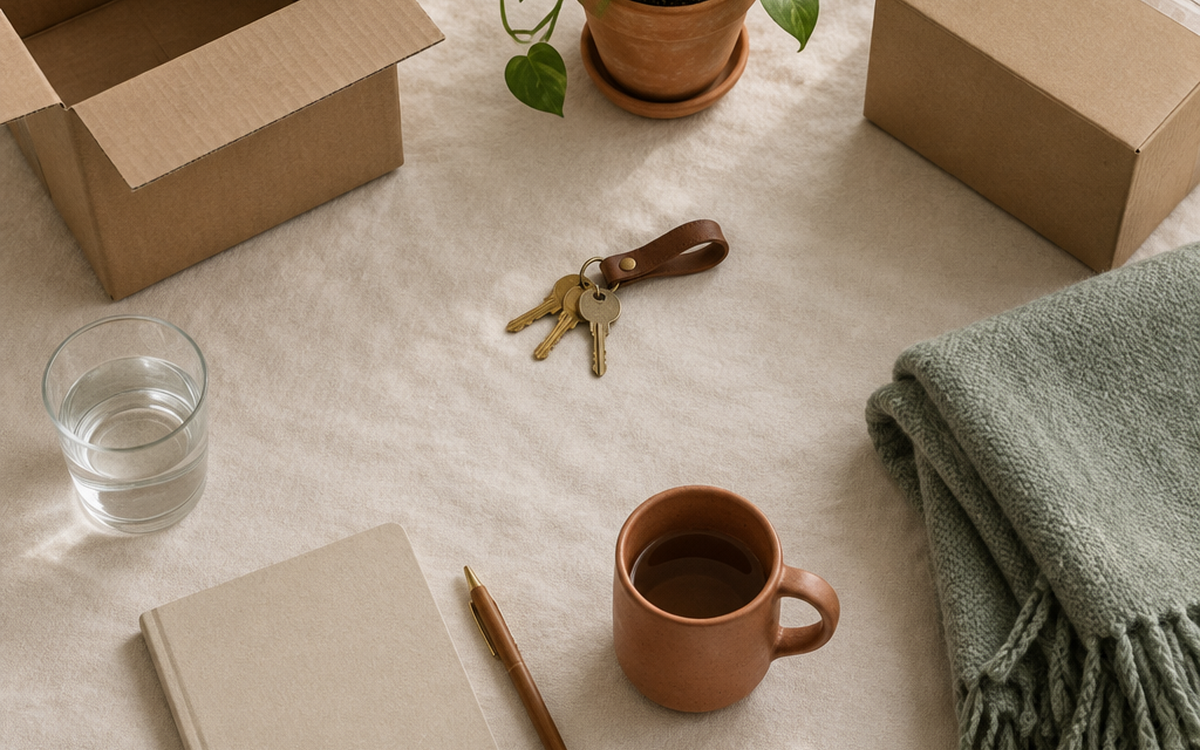
#> input picture img/cover-first-apartment.png, 1200 x 750 px
$ python make_pin_photo.py
#> lines starting #> are read from the running program, lines starting #| are printed output that depends on the picture
### _build/make_pins.py
#!/usr/bin/env python3
"""Build vertical Pinterest pins (1000x1500) in the Bloom & Budget palette.

Run: python3 _build/make_pins.py
"""
from pathlib import Path
from PIL import Image, ImageDraw, ImageFont

ROOT = Path(__file__).resolve().parent.parent
OUT  = ROOT / "img" / "pins"
PEONY = ROOT / "img" / "brand-src" / "peony.png"
FONTS = Path("/app/conversations/6adddb3001a84324ecbc714e/logo/fonts")
if not FONTS.exists():                      # fallback for a clean checkout
    FONTS = ROOT / "img" / "pins" / "fonts"
FR, IN = FONTS / "fraunces-var.ttf", FONTS / "inter-var.ttf"

W, H = 1000, 1500
CREAM, INK = (250, 246, 240), (34, 57, 43)
ROSE, SAGE, MUTED = (168, 90, 60), (111, 139, 122), (102, 117, 104)
LINE = (219, 210, 196)


def fraunces(size, wght=600, opsz=72, soft=35, wonk=1):
    f = ImageFont.truetype(str(FR), size); f.set_variation_by_axes([opsz, wght, soft, wonk]); return f


def inter(size, wght=600, opsz=24):
    f = ImageFont.truetype(str(IN), size); f.set_variation_by_axes([opsz, wght]); return f


# [89 lines left out: functions wrap, peony_disc, pin, not called in this run]


# [11 lines that do not run on import are left out]

### _build/make_pin_photo.py
#!/usr/bin/env python3
"""Photo-led Pinterest pins (1000x1500): a real cover photo on top, the money
promise underneath. Run: python3 _build/make_pin_photo.py"""
import sys
from pathlib import Path
from PIL import Image, ImageDraw, ImageOps

ROOT = Path(__file__).resolve().parent.parent
sys.path.insert(0, str(ROOT / "_build"))
from make_pins import fraunces, inter, peony_disc, CREAM, INK, ROSE, SAGE, MUTED, LINE, W, H  # noqa: E402

OUT = ROOT / "img" / "pins"


def photo_pin(photo, eyebrow, hero, sub, specs, cta, slug, photo_h=760, hero_size=150):
    """Every block advances by its measured ink box, so nothing can collide."""
#> called with photo = 'img/cover-first-apartment.png', eyebrow = 'Moving out', hero = '$3,745', sub = 'before you sleep there', cta = 'See the full bill', slug = 'first-apartment-cost', photo_h = 760, hero_size = 150
    pad = 78
    img = Image.new("RGB", (W, H), CREAM)
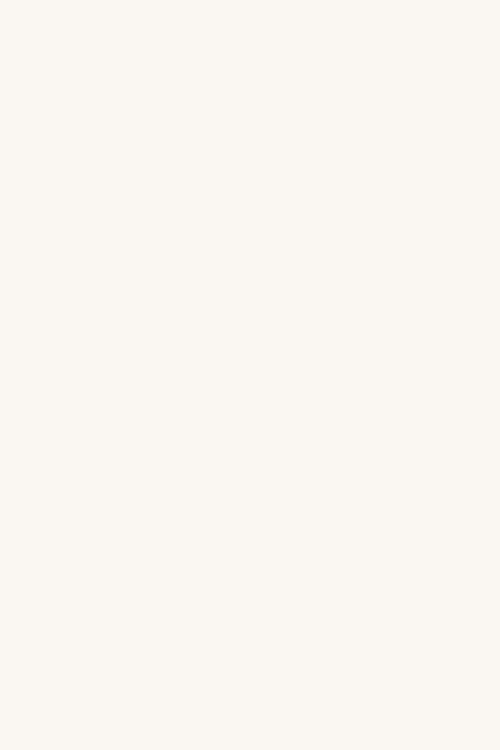
#> img: PIL image 1000x1500 RGB (shown at 1/2 size); mean R, G, B 250, 246, 240

    shot = ImageOps.fit(Image.open(ROOT / photo).convert("RGB"),
                        (W, photo_h), centering=(0.5, 0.42), method=Image.LANCZOS)
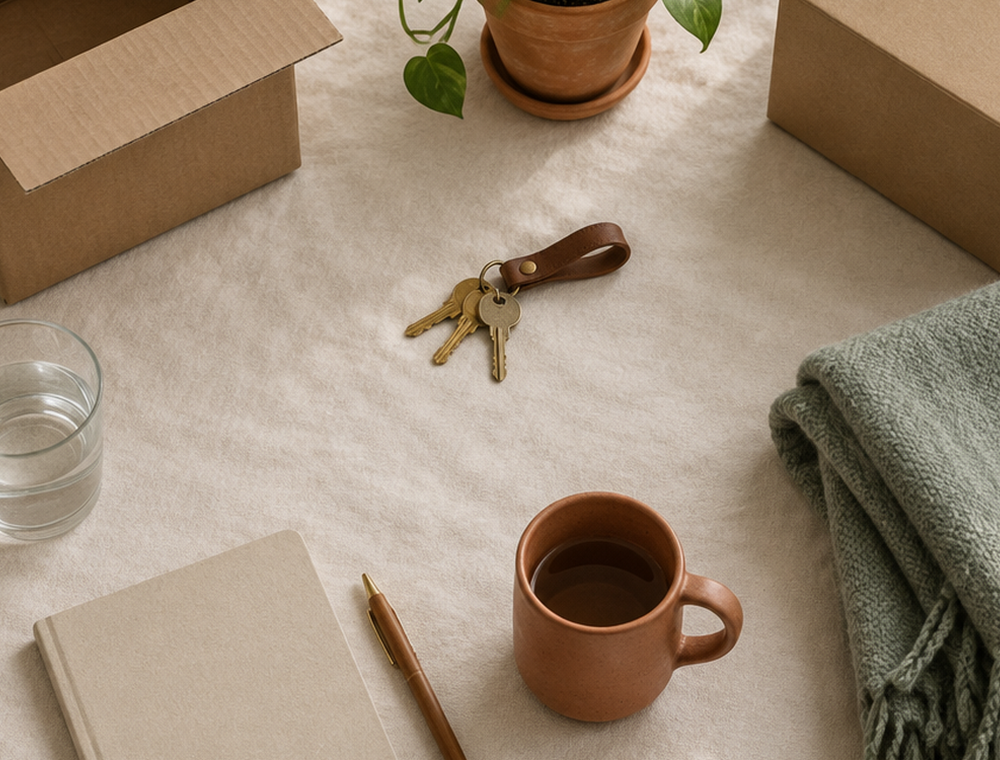
#> shot: PIL image 1000x760 RGB; mean R, G, B 155.4, 136.9, 116.7
    img.paste(shot, (0, 0))
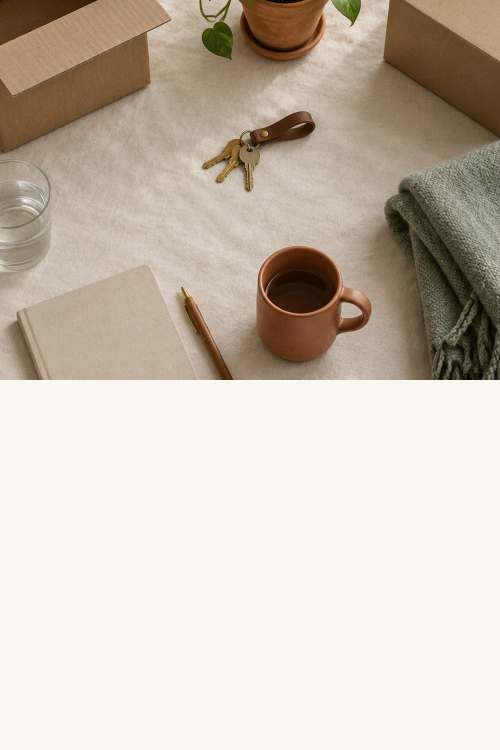
#> img: PIL image 1000x1500 RGB (shown at 1/2 size); mean R, G, B 202.1, 190.7, 177.5
    fade = 230
    grad = Image.new("L", (1, fade))
    for i in range(fade):
        grad.putpixel((0, i), int(255 * (i / (fade - 1)) ** 1.8))
    img.paste(Image.new("RGB", (W, fade), CREAM), (0, photo_h - fade), grad.resize((W, fade)))
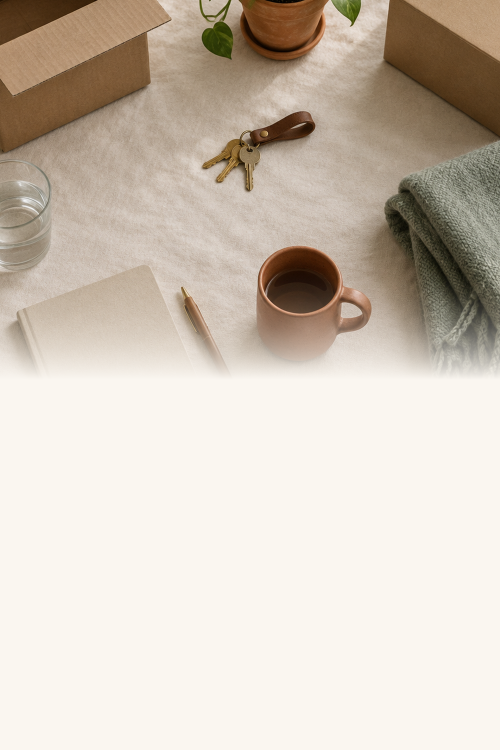
#> img: PIL image 1000x1500 RGB (shown at 1/2 size); mean R, G, B 207.6, 197, 184.5

    d = ImageDraw.Draw(img)
    boxes = []

    def put(x, y, text, font, fill):
        d.text((x, y), text, font=font, fill=fill)
        b = d.textbbox((x, y), text, font=font)
        boxes.append((text[:18], b))
        return b

    # eyebrow, letterspaced
    ef = inter(26, wght=600, opsz=26)
    y = photo_h + 30
    tx = pad
    for ch in eyebrow.upper():
        d.text((tx, y), ch, font=ef, fill=ROSE)
        tx += d.textlength(ch, font=ef) + 7.5
    boxes.append(("eyebrow", d.textbbox((pad, y), eyebrow.upper(), font=ef)))
    y += 46

    b = put(pad, y, hero, fraunces(hero_size, wght=600, opsz=120, soft=40), INK)
    y = b[3] + 34

    b = put(pad, y, sub, fraunces(46, wght=500, opsz=60, soft=40), ROSE)
    y = b[3] + 48

    d.line((pad, y, W - pad, y), fill=LINE, width=2)
    y += 32

    nf = fraunces(44, wght=600, opsz=48, soft=40)
    lf = inter(21, wght=500, opsz=24)
    col = (W - pad * 2) // len(specs)
    for i, (num, label) in enumerate(specs):
        cx = pad + col * i
        put(cx, y, num, nf, INK)
        put(cx, y + 58, label, lf, MUTED)

    # cta + footer
    cf = inter(32, wght=600, opsz=26)
    cta_w = d.textlength(cta, font=cf)
    pill_h, pill_y = 82, H - pad - 120
    d.rounded_rectangle((pad, pill_y, pad + cta_w + 84, pill_y + pill_h),
                        radius=pill_h // 2, fill=INK)
    d.text((pad + 42, pill_y + (pill_h - 36) // 2 - 3), cta, font=cf, fill=CREAM)

    disc = peony_disc(44)
    img.paste(disc, (pad, pill_y + pill_h + 26), disc)
    put(pad + 60, pill_y + pill_h + 32, "bloomandbudget.blog", inter(28, 500, 26), MUTED)
    wf = fraunces(30, wght=600, opsz=30)
    tw = d.textlength("Bloom & Budget", font=wf)
    put(W - pad - tw, pill_y + pill_h + 30, "Bloom & Budget", wf, INK)

    # collision check
    for i, a in enumerate(boxes):
        for b2 in boxes[i + 1:]:
            ax0, ay0, ax1, ay1 = a[1]; bx0, by0, bx1, by1 = b2[1]
            if ax0 < bx1 and bx0 < ax1 and ay0 < by1 and by0 < ay1:
                print(f"  !! overlap: {a[0]!r} {a[1]} vs {b2[0]!r} {b2[1]}")
    print("  last text bottom:", max(b[1][3] for b in boxes), "| pill top:", pill_y)

    OUT.mkdir(parents=True, exist_ok=True)
    p = OUT / f"pin-{slug}.png"
    img.save(p)
    return p


if __name__ == "__main__":
#> (the run stopped early here; a loop or call above may not have finished)
